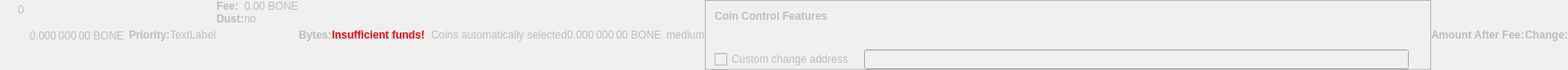
    <widget class="QWidget" name="dummyHideWidget" native="true">
     <property name="enabled">
      <bool>false</bool>
     </property>
     <property name="maximumSize">
      <size>
       <width>100</width>
       <height>22</height>
      </size>
     </property>
     <layout class="QHBoxLayout" name="dummyHideLayout">
      <property name="spacing">
       <number>0</number>
      </property>
      <property name="leftMargin">
       <number>0</number>
      </property>
      <property name="topMargin">
       <number>0</number>
      </property>
      <property name="rightMargin">
       <number>0</number>
      </property>
      <property name="bottomMargin">
       <number>0</number>
      </property>
      <item>
       <layout class="QFormLayout" name="formLayoutCoinControl1">
        <property name="horizontalSpacing">
         <number>10</number>
        </property>
        <property name="verticalSpacing">
         <number>14</number>
        </property>
        <property name="leftMargin">
         <number>10</number>
        </property>
        <property name="topMargin">
         <number>4</number>
        </property>
        <property name="rightMargin">
         <number>6</number>
        </property>
        <item row="0" column="1">
         <widget class="QLabel" name="labelCoinControlBytes">
          <property name="cursor">
           <cursorShape>IBeamCursor</cursorShape>
          </property>
          <property name="contextMenuPolicy">
           <enum>Qt::ActionsContextMenu</enum>
          </property>
          <property name="text">
           <string notr="true">0</string>
          </property>
          <property name="textInteractionFlags">
           <set>Qt::LinksAccessibleByMouse|Qt::TextSelectableByKeyboard|Qt::TextSelectableByMouse</set>
          </property>
         </widget>
        </item>
       </layout>
      </item>
      <item>
       <widget class="QLabel" name="labelCoinControlAfterFee">
        <property name="enabled">
         <bool>false</bool>
        </property>
        <property name="sizePolicy">
         <sizepolicy hsizetype="Fixed" vsizetype="Fixed">
          <horstretch>0</horstretch>
          <verstretch>0</verstretch>
         </sizepolicy>
        </property>
        <property name="minimumSize">
         <size>
          <width>111</width>
          <height>12</height>
         </size>
        </property>
        <property name="maximumSize">
         <size>
          <width>111</width>
          <height>12</height>
         </size>
        </property>
        <property name="cursor">
         <cursorShape>IBeamCursor</cursorShape>
        </property>
        <property name="contextMenuPolicy">
         <enum>Qt::ActionsContextMenu</enum>
        </property>
        <property name="text">
         <string notr="true">0.000 000 00 BONE</string>
        </property>
        <property name="textInteractionFlags">
         <set>Qt::LinksAccessibleByMouse|Qt::TextSelectableByKeyboard|Qt::TextSelectableByMouse</set>
        </property>
       </widget>
      </item>
      <item>
       <widget class="QLabel" name="labelCoinControlPriorityText">
        <property name="enabled">
         <bool>false</bool>
        </property>
        <property name="font">
         <font>
          <weight>75</weight>
          <bold>true</bold>
         </font>
        </property>
        <property name="text">
         <string>Priority:</string>
        </property>
       </widget>
      </item>
      <item>
       <layout class="QHBoxLayout" name="horizontalLayout">
        <item>
         <widget class="QLabel" name="WarningLabel">
          <property name="text">
           <string>TextLabel</string>
          </property>
         </widget>
        </item>
       </layout>
      </item>
      <item>
       <layout class="QFormLayout" name="formLayoutCoinControl3">
        <property name="horizontalSpacing">
         <number>0</number>
        </property>
        <property name="verticalSpacing">
         <number>0</number>
        </property>
        <property name="leftMargin">
         <number>0</number>
        </property>
        <property name="topMargin">
         <number>0</number>
        </property>
        <property name="rightMargin">
         <number>0</number>
        </property>
        <item row="0" column="0">
         <widget class="QLabel" name="labelCoinControlFeeText">
          <property name="enabled">
           <bool>false</bool>
          </property>
          <property name="font">
           <font>
            <weight>75</weight>
            <bold>true</bold>
           </font>
          </property>
          <property name="text">
           <string>Fee:</string>
          </property>
          <property name="margin">
           <number>0</number>
          </property>
         </widget>
        </item>
        <item row="0" column="1">
         <widget class="QLabel" name="labelCoinControlFee">
          <property name="enabled">
           <bool>false</bool>
          </property>
          <property name="cursor">
           <cursorShape>IBeamCursor</cursorShape>
          </property>
          <property name="contextMenuPolicy">
           <enum>Qt::ActionsContextMenu</enum>
          </property>
          <property name="text">
           <string notr="true">0.00 BONE</string>
          </property>
          <property name="textInteractionFlags">
           <set>Qt::LinksAccessibleByMouse|Qt::TextSelectableByKeyboard|Qt::TextSelectableByMouse</set>
          </property>
         </widget>
        </item>
        <item row="1" column="0">
         <widget class="QLabel" name="labelCoinControlLowOutputText">
          <property name="enabled">
           <bool>false</bool>
          </property>
          <property name="font">
           <font>
            <weight>75</weight>
            <bold>true</bold>
           </font>
          </property>
          <property name="text">
           <string>Dust:</string>
          </property>
         </widget>
        </item>
        <item row="1" column="1">
         <widget class="QLabel" name="labelCoinControlLowOutput">
          <property name="enabled">
           <bool>false</bool>
          </property>
          <property name="cursor">
           <cursorShape>IBeamCursor</cursorShape>
          </property>
          <property name="contextMenuPolicy">
           <enum>Qt::ActionsContextMenu</enum>
          </property>
          <property name="text">
           <string>no</string>
          </property>
          <property name="textInteractionFlags">
           <set>Qt::LinksAccessibleByMouse|Qt::TextSelectableByKeyboard|Qt::TextSelectableByMouse</set>
          </property>
         </widget>
        </item>
       </layout>
      </item>
      <item>
       <widget class="QLabel" name="labelCoinControlBytesText">
        <property name="enabled">
         <bool>false</bool>
        </property>
        <property name="font">
         <font>
          <weight>75</weight>
          <bold>true</bold>
         </font>
        </property>
        <property name="text">
         <string>Bytes:</string>
        </property>
       </widget>
      </item>
      <item>
       <layout class="QFormLayout" name="formLayoutCoinControl2">
        <property name="horizontalSpacing">
         <number>0</number>
        </property>
        <property name="verticalSpacing">
         <number>0</number>
        </property>
        <property name="leftMargin">
         <number>0</number>
        </property>
        <property name="topMargin">
         <number>0</number>
        </property>
        <property name="rightMargin">
         <number>0</number>
        </property>
       </layout>
      </item>
      <item>
       <layout class="QHBoxLayout" name="horizontalLayoutCoinControl2">
        <property name="spacing">
         <number>0</number>
        </property>
        <property name="bottomMargin">
         <number>0</number>
        </property>
       </layout>
      </item>
      <item>
       <widget class="QLabel" name="labelCoinControlInsuffFunds">
        <property name="enabled">
         <bool>false</bool>
        </property>
        <property name="minimumSize">
         <size>
          <width>0</width>
          <height>0</height>
         </size>
        </property>
        <property name="font">
         <font>
          <weight>75</weight>
          <bold>true</bold>
         </font>
        </property>
        <property name="styleSheet">
         <string notr="true">color:red;font-weight:bold;</string>
        </property>
        <property name="text">
         <string>Insufficient funds!</string>
        </property>
        <property name="margin">
         <number>5</number>
        </property>
       </widget>
      </item>
      <item>
       <layout class="QFormLayout" name="formLayoutCoinControl4">
        <property name="horizontalSpacing">
         <number>0</number>
        </property>
        <property name="verticalSpacing">
         <number>0</number>
        </property>
        <property name="leftMargin">
         <number>0</number>
        </property>
        <property name="topMargin">
         <number>0</number>
        </property>
        <property name="rightMargin">
         <number>0</number>
        </property>
       </layout>
      </item>
      <item>
       <widget class="QLabel" name="labelCoinControlChangeLabel">
        <property name="enabled">
         <bool>false</bool>
        </property>
        <property name="sizePolicy">
         <sizepolicy hsizetype="Preferred" vsizetype="Expanding">
          <horstretch>0</horstretch>
          <verstretch>0</verstretch>
         </sizepolicy>
        </property>
        <property name="minimumSize">
         <size>
          <width>0</width>
          <height>0</height>
         </size>
        </property>
        <property name="text">
         <string/>
        </property>
        <property name="margin">
         <number>3</number>
        </property>
       </widget>
      </item>
      <item>
       <widget class="QLabel" name="labelCoinControlAutomaticallySelected">
        <property name="enabled">
         <bool>false</bool>
        </property>
        <property name="sizePolicy">
         <sizepolicy hsizetype="Fixed" vsizetype="Fixed">
          <horstretch>0</horstretch>
          <verstretch>0</verstretch>
         </sizepolicy>
        </property>
        <property name="minimumSize">
         <size>
          <width>0</width>
          <height>0</height>
         </size>
        </property>
        <property name="maximumSize">
         <size>
          <width>240</width>
          <height>16777215</height>
         </size>
        </property>
        <property name="text">
         <string>Coins automatically selected</string>
        </property>
        <property name="margin">
         <number>5</number>
        </property>
       </widget>
      </item>
      <item>
       <widget class="QLabel" name="labelCoinControlChange">
        <property name="enabled">
         <bool>false</bool>
        </property>
        <property name="sizePolicy">
         <sizepolicy hsizetype="Fixed" vsizetype="Fixed">
          <horstretch>0</horstretch>
          <verstretch>0</verstretch>
         </sizepolicy>
        </property>
        <property name="minimumSize">
         <size>
          <width>111</width>
          <height>0</height>
         </size>
        </property>
        <property name="maximumSize">
         <size>
          <width>111</width>
          <height>16777215</height>
         </size>
        </property>
        <property name="cursor">
         <cursorShape>IBeamCursor</cursorShape>
        </property>
        <property name="contextMenuPolicy">
         <enum>Qt::ActionsContextMenu</enum>
        </property>
        <property name="text">
         <string notr="true">0.000 000 00 BONE</string>
        </property>
        <property name="textInteractionFlags">
         <set>Qt::LinksAccessibleByMouse|Qt::TextSelectableByKeyboard|Qt::TextSelectableByMouse</set>
        </property>
       </widget>
      </item>
      <item>
       <widget class="QLabel" name="labelCoinControlPriority">
        <property name="enabled">
         <bool>false</bool>
        </property>
        <property name="cursor">
         <cursorShape>IBeamCursor</cursorShape>
        </property>
        <property name="contextMenuPolicy">
         <enum>Qt::ActionsContextMenu</enum>
        </property>
        <property name="text">
         <string>medium</string>
        </property>
        <property name="textInteractionFlags">
         <set>Qt::LinksAccessibleByMouse|Qt::TextSelectableByKeyboard|Qt::TextSelectableByMouse</set>
        </property>
       </widget>
      </item>
      <item>
       <widget class="QFrame" name="frameCoinControl">
        <property name="sizePolicy">
         <sizepolicy hsizetype="Expanding" vsizetype="Expanding">
          <horstretch>0</horstretch>
          <verstretch>0</verstretch>
         </sizepolicy>
        </property>
        <property name="maximumSize">
         <size>
          <width>16777215</width>
          <height>16777215</height>
         </size>
        </property>
        <property name="frameShape">
         <enum>QFrame::StyledPanel</enum>
        </property>
        <property name="frameShadow">
         <enum>QFrame::Sunken</enum>
        </property>
        <layout class="QVBoxLayout" name="verticalLayoutCoinControl2_2">
         <property name="spacing">
          <number>0</number>
         </property>
         <property name="leftMargin">
          <number>0</number>
         </property>
         <property name="topMargin">
          <number>0</number>
         </property>
         <property name="rightMargin">
          <number>0</number>
         </property>
         <property name="bottomMargin">
          <number>0</number>
         </property>
         <item>
          <layout class="QVBoxLayout" name="verticalLayoutCoinControl" stretch="0,0,0,1">
           <property name="spacing">
            <number>0</number>
           </property>
           <property name="leftMargin">
            <number>10</number>
           </property>
           <property name="topMargin">
            <number>10</number>
           </property>
           <item>
            <layout class="QHBoxLayout" name="horizontalLayoutCoinControl1">
             <property name="bottomMargin">
              <number>15</number>
             </property>
             <item>
              <widget class="QLabel" name="labelCoinControlFeatures">
               <property name="enabled">
                <bool>false</bool>
               </property>
               <property name="sizePolicy">
                <sizepolicy hsizetype="Preferred" vsizetype="Maximum">
                 <horstretch>0</horstretch>
                 <verstretch>0</verstretch>
                </sizepolicy>
               </property>
               <property name="font">
                <font>
                 <weight>75</weight>
                 <bold>true</bold>
                </font>
               </property>
               <property name="styleSheet">
                <string notr="true">font-weight:bold;</string>
               </property>
               <property name="text">
                <string>Coin Control Features</string>
               </property>
              </widget>
             </item>
            </layout>
           </item>
           <item>
            <widget class="QWidget" name="widgetCoinControl" native="true">
             <property name="sizePolicy">
              <sizepolicy hsizetype="Preferred" vsizetype="Preferred">
               <horstretch>0</horstretch>
               <verstretch>0</verstretch>
              </sizepolicy>
             </property>
             <property name="minimumSize">
              <size>
               <width>0</width>
               <height>0</height>
              </size>
             </property>
             <property name="styleSheet">
              <string notr="true"/>
             </property>
             <layout class="QHBoxLayout" name="horizontalLayoutCoinControl5_2">
              <property name="leftMargin">
               <number>0</number>
              </property>
              <property name="topMargin">
               <number>0</number>
              </property>
              <property name="rightMargin">
               <number>0</number>
              </property>
              <property name="bottomMargin">
               <number>0</number>
              </property>
              <item>
               <layout class="QHBoxLayout" name="horizontalLayoutCoinControl3">
                <property name="spacing">
                 <number>20</number>
                </property>
                <property name="topMargin">
                 <number>0</number>
                </property>
                <property name="bottomMargin">
                 <number>10</number>
                </property>
               </layout>
              </item>
             </layout>
            </widget>
           </item>
           <item>
            <layout class="QHBoxLayout" name="horizontalLayoutCoinControl4" stretch="0,0,0">
             <property name="spacing">
              <number>12</number>
             </property>
             <property name="sizeConstraint">
              <enum>QLayout::SetDefaultConstraint</enum>
             </property>
             <property name="topMargin">
              <number>5</number>
             </property>
             <property name="rightMargin">
              <number>5</number>
             </property>
             <item>
              <widget class="QCheckBox" name="checkBoxCoinControlChange">
               <property name="enabled">
                <bool>false</bool>
               </property>
               <property name="toolTip">
                <string>If this is activated, but the change address is empty or invalid, change will be sent to a newly generated address.</string>
               </property>
               <property name="text">
                <string>Custom change address</string>
               </property>
              </widget>
             </item>
             <item>
              <widget class="QValidatedLineEdit" name="lineEditCoinControlChange">
               <property name="enabled">
                <bool>false</bool>
               </property>
               <property name="sizePolicy">
                <sizepolicy hsizetype="Expanding" vsizetype="Fixed">
                 <horstretch>0</horstretch>
                 <verstretch>0</verstretch>
                </sizepolicy>
               </property>
              </widget>
             </item>
             <item>
              <widget class="QLabel" name="labelCoinControlChangeLabel_2">
               <property name="sizePolicy">
                <sizepolicy hsizetype="Preferred" vsizetype="Expanding">
                 <horstretch>0</horstretch>
                 <verstretch>0</verstretch>
                </sizepolicy>
               </property>
               <property name="minimumSize">
                <size>
                 <width>0</width>
                 <height>0</height>
                </size>
               </property>
               <property name="text">
                <string/>
               </property>
               <property name="margin">
                <number>3</number>
               </property>
              </widget>
             </item>
            </layout>
           </item>
           <item>
            <spacer name="verticalSpacerCoinControl">
             <property name="orientation">
              <enum>Qt::Vertical</enum>
             </property>
             <property name="sizeHint" stdset="0">
              <size>
               <width>800</width>
               <height>1</height>
              </size>
             </property>
            </spacer>
           </item>
          </layout>
         </item>
        </layout>
       </widget>
      </item>
      <item>
       <widget class="QLabel" name="labelCoinControlAfterFeeText">
        <property name="enabled">
         <bool>false</bool>
        </property>
        <property name="minimumSize">
         <size>
          <width>0</width>
          <height>0</height>
         </size>
        </property>
        <property name="maximumSize">
         <size>
          <width>16777215</width>
          <height>16777215</height>
         </size>
        </property>
        <property name="font">
         <font>
          <weight>75</weight>
          <bold>true</bold>
         </font>
        </property>
        <property name="text">
         <string>Amount After Fee:</string>
        </property>
        <property name="alignment">
         <set>Qt::AlignLeading|Qt::AlignLeft|Qt::AlignVCenter</set>
        </property>
        <property name="margin">
         <number>0</number>
        </property>
       </widget>
      </item>
      <item>
       <widget class="QLabel" name="labelCoinControlChangeText">
        <property name="enabled">
         <bool>false</bool>
        </property>
        <property name="sizePolicy">
         <sizepolicy hsizetype="Preferred" vsizetype="Preferred">
          <horstretch>0</horstretch>
          <verstretch>0</verstretch>
         </sizepolicy>
        </property>
        <property name="minimumSize">
         <size>
          <width>0</width>
          <height>0</height>
         </size>
        </property>
        <property name="maximumSize">
         <size>
          <width>16777215</width>
          <height>16777215</height>
         </size>
        </property>
        <property name="font">
         <font>
          <weight>75</weight>
          <bold>true</bold>
         </font>
        </property>
        <property name="text">
         <string>Change:</string>
        </property>
        <property name="alignment">
         <set>Qt::AlignLeading|Qt::AlignLeft|Qt::AlignVCenter</set>
        </property>
       </widget>
      </item>
     </layout>
    </widget>
